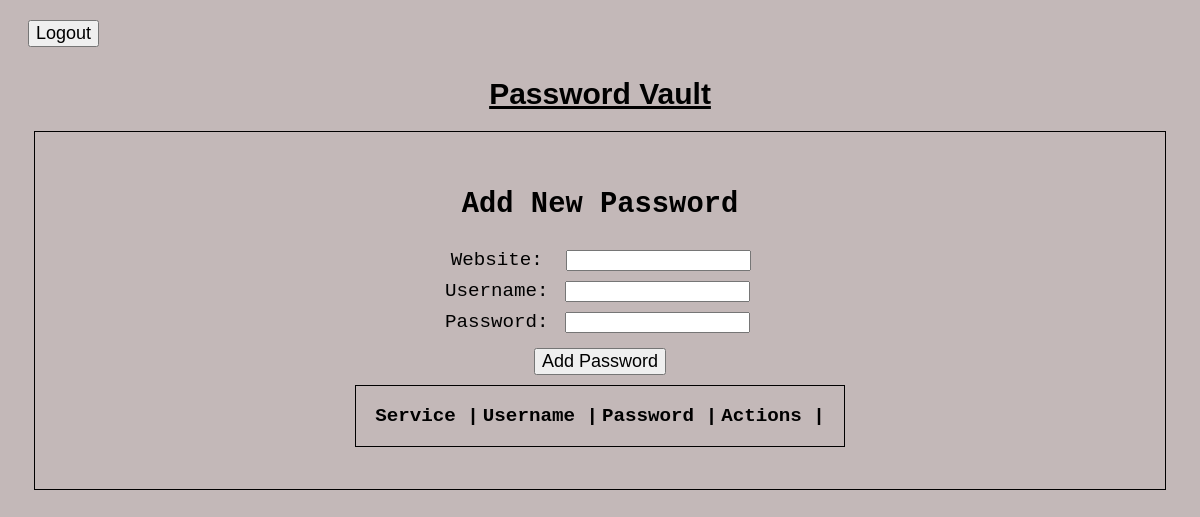
The page /vault (signed in) on the database as committed earlier.
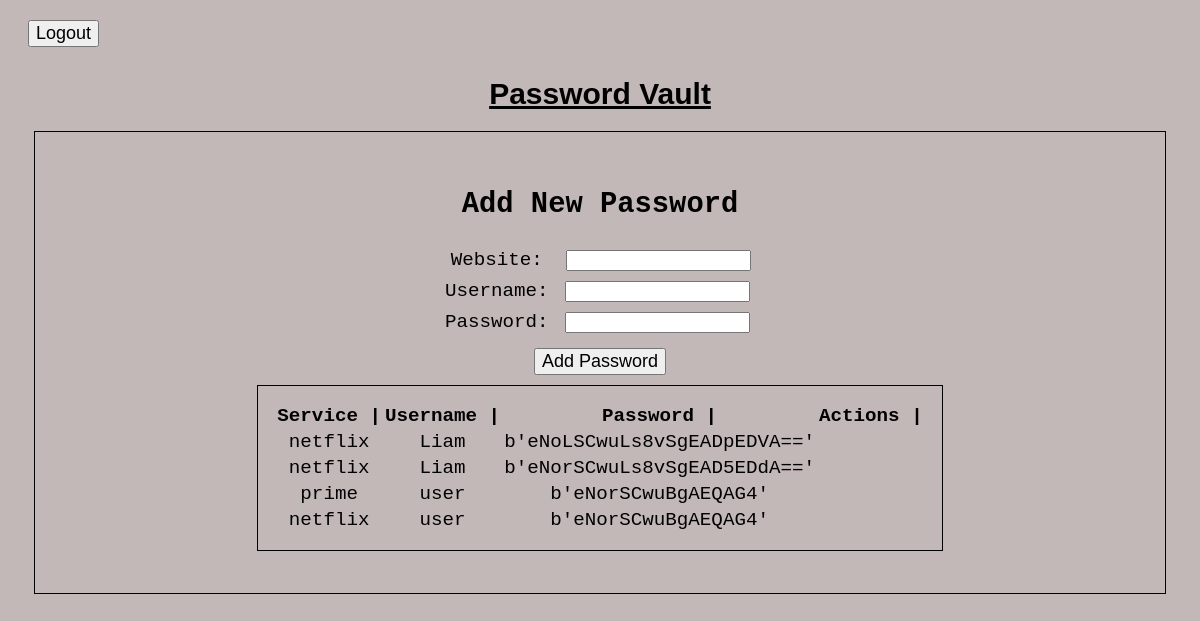
The same page on the database as committed later.
### tables this page shows
CREATE TABLE "Vault" (
	"userID"	INTEGER,
	"username"	INTEGER,
	"password"	INTEGER,
	"website"	INTEGER
);

### passwordManager.py (the view)
@app.route('/vault')
def vault():
    if 'userID' not in session:
        flash('Please log in to access your vault.')
        return redirect(url_for('login'))
    conn = get_db_connection()
    passwords = conn.execute('SELECT * FROM Vault WHERE userID = ?', (session['userID'],)).fetchall()
    conn.close()
    print(passwords)
    return render_template('vault.html', passwords=passwords)

### passwordManager.py (called while the page is built)
def get_db_connection():
    conn = sqlite3.connect('server_db.db')
    conn.row_factory = sqlite3.Row
    return conn

### templates/vault.html (shortened to what this page needs)
<!DOCTYPE html>
<html lang="en">
<head>
    <link rel="stylesheet" href="{{ url_for('static', filename='style.css') }}">
</head>
<body>
    <div class = "vaultcontent">
        <button onclick="window.location.href='http://127.0.0.1:5000'">Logout</button>
        <h1>Password Vault</h1>
        <div id="add-password-modal" class="modal">
            <div class="modal-content">
                <h2>Add New Password</h2>
                <form id="add-password-form" action="/add" method="post">
                    <label2 for="service"> Website: </label2>
                    <input type="text" id="service" name="website" required><br>
                    <label for="username">Username:</label>
                    <input type="text" id="username" name="username" required><br>
                    <label for="password">Password:</label>
                    <input type="password" id="password" name="password" required><br>
                    <button type="submit">Add Password</button>
                </form>
        <table class="password-table">
            <thead>
                <tr>
                    <th>Service |</th>
                    <th>Username |</th>
                    <th>Password |</th>
                    <th>Actions |</th>
                </tr>
            </thead>
            <tbody>
                {% for row in passwords %}
                <tr>
                    <td>{{row['website']}}</td>
                    <td>{{row['username']}}</td>
                    <td>{{row['password']}}</td>
                </tr>
                {% endfor %}
            </tbody>
        </table>
            </div>
    </div>
</body>
</html>

### static/style.css (style rules this page uses)
body { background-color: #C3B8B8; font-family: 'Courier New', monospace; font-size: larger; }
label2 { margin: 7px; }
div { margin: 10px; }
button { margin:10px; font-size: large; }
input { margin: 5px; }
.modal { border: 0.5px black; border-style: ridge; margin: 1rem; padding: 2rem 2rem; text-align: center; }
.password-table { display: inline-block; border: 1px solid black ; padding: 1rem 1rem; vertical-align: middle; }
h1 { font-family:Arial, Helvetica, sans-serif; text-decoration: underline; text-align: center; font-size: 30px; }

Rows that differ between the two databases and show on the page:
now on this page (row edited): Vault: website "netflix", username "Liam", password "b'eNoLSCwuLs8vSgEADpEDVA=='"
added Vault: website "netflix", username "Liam", password "b'eNorSCwuLs8vSgEAD5EDdA=='"
added Vault: website "prime", username "user", password "b'eNorSCwuBgAEQAG4'"
added Vault: website "netflix", username "user", password "b'eNorSCwuBgAEQAG4'"
